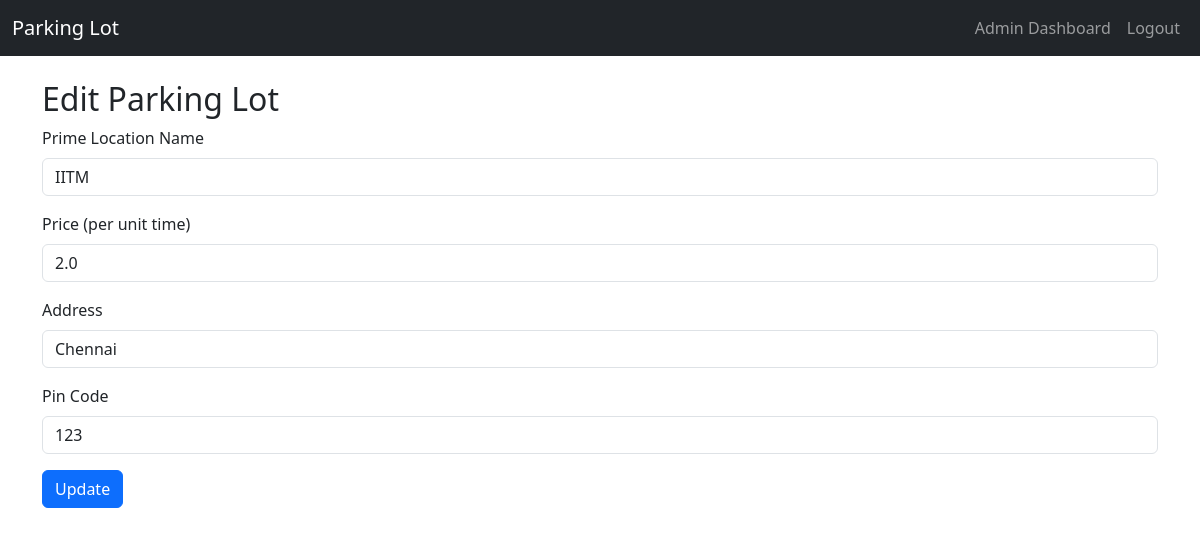
The app's page /admin/edit_lot/2 (signed in) with its own data.
### models.py (models this page shows)
class ParkingLot(db.Model):
    id = db.Column(db.Integer, primary_key=True)
    prime_location_name = db.Column(db.String(120), nullable=False)
    price = db.Column(db.Float, nullable=False)
    address = db.Column(db.String(200), nullable=False)
    pin_code = db.Column(db.Integer, nullable=False)
    maximum_number_of_spots = db.Column(db.Integer, nullable=False)
    spots = db.relationship('ParkingSpot', backref='lot', lazy=True)

### app.py (the view, shortened to what this page needs)
@app.route('/admin/edit_lot/<int:lot_id>', methods=['GET', 'POST'])
def edit_lot(lot_id):
    if session.get('role') != 'admin':
        return redirect(url_for('login'))
    lot = ParkingLot.query.get_or_404(lot_id)
    return render_template('edit_lot.html', lot=lot)

### templates/edit_lot.html
{% extends 'base.html' %}
{% block content %}
<h2>Edit Parking Lot</h2>
<form method="post">
  <div class="mb-3">
    <label class="form-label">Prime Location Name</label>
    <input type="text" class="form-control" name="prime_location_name" value="{{ lot.prime_location_name }}" required>
  </div>
  <div class="mb-3">
    <label class="form-label">Price (per unit time)</label>
    <input type="number" step="0.01" class="form-control" name="price" value="{{ lot.price }}" required>
  </div>
  <div class="mb-3">
    <label class="form-label">Address</label>
    <input type="text" class="form-control" name="address" value="{{ lot.address }}" required>
  </div>
  <div class="mb-3">
    <label class="form-label">Pin Code</label>
    <input type="number" class="form-control" name="pin_code" value="{{ lot.pin_code }}" required>
  </div>
  <button type="submit" class="btn btn-primary">Update</button>
</form>
{% endblock %}

### records on screen
ParkingLot: prime_location_name "IITM", price "2.0", address "Chennai", pin_code "123"
